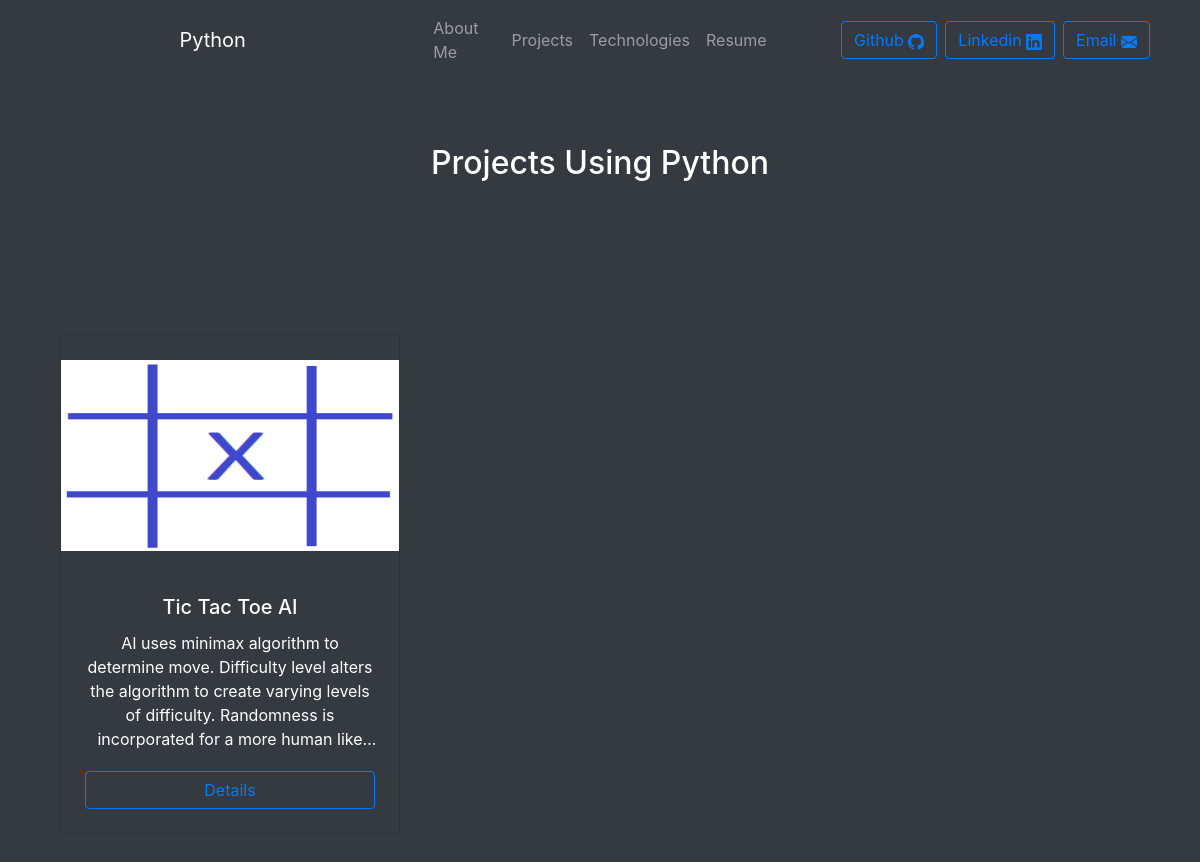
Page /1 on the earlier database version.
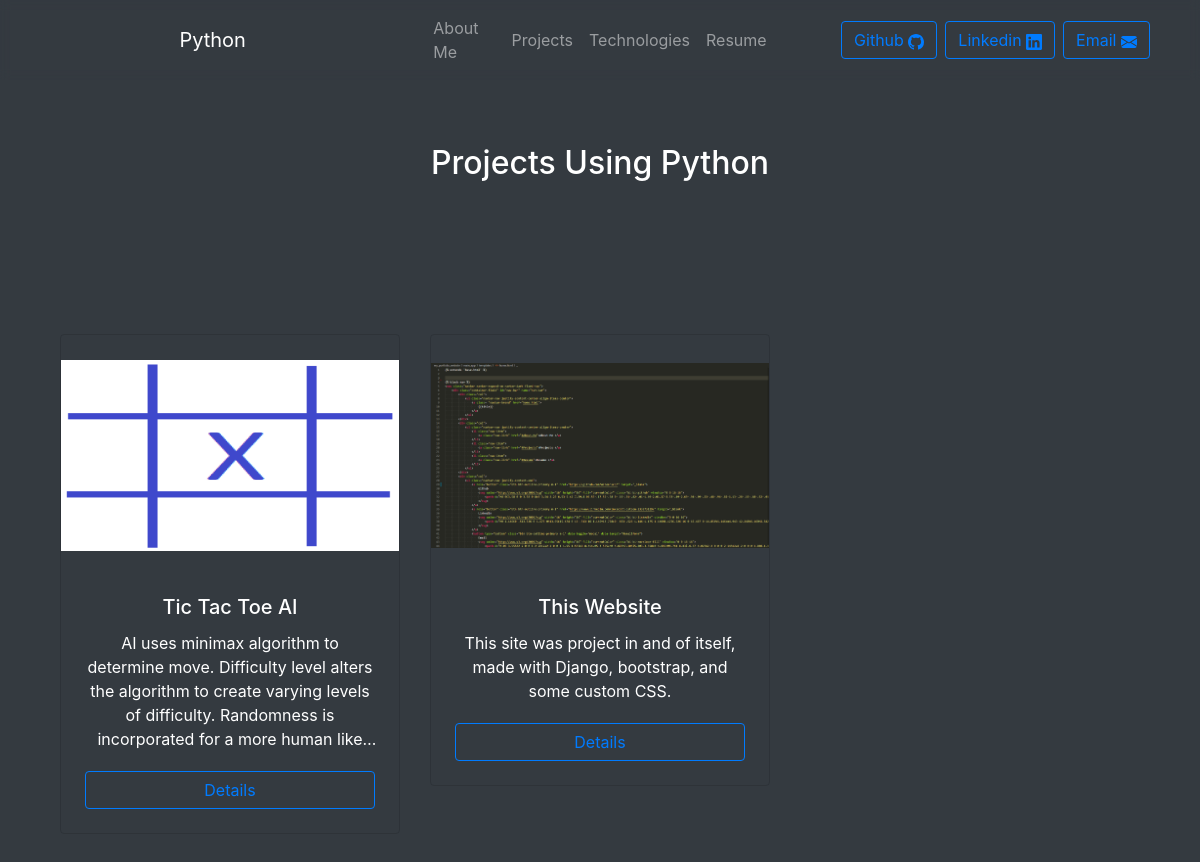
Same page on the later database version.
### main_app/models.py (models this page shows, shortened)
class Technology(models.Model):
    name = models.CharField(max_length=100)
    relevance = models.IntegerField()
    icon = models.ImageField()

class Project(models.Model):
    name = models.CharField(max_length=100)
    html = models.TextField()#text here will populate in html template, provides the detailed project description
    relevance = models.IntegerField()
    short_desc = models.CharField(max_length=280)
    repo = models.CharField(max_length=100)
    technologies = models.ManyToManyField(Technology)
    picture = models.ImageField()

### main_app/views.py (the view)
# urls.py: path("<int:id>", views.tech_page, name="tech_page"),
def tech_page(response, id):
    tech = Technology.objects.get(id=id)
    projects = Project.objects.order_by('relevance')
    title = tech.name
    return render(response, 'basetech.html', {'title': title, 'tech': tech, 'projects': projects})

### main_app/templates/basetech.html (shortened to what this page needs)
{% extends 'base.html' %}
{% load static %}
{% block page_content %}
<div class="container py-5">
    <h2 class="text-center py-5" id="header">Projects Using {{title}}</h2>
</div>
<div class="container py-5">
    <div class="row">
        {% for project in projects %}
            {% if tech in project.technologies.all %}
                <div class="col-sm-12 col-lg-4 mb-4">
                    <div class="card text-center bg-transparent text-white mb-3">
                        <img class="card-img-top" src="{% static project.picture %}">
                        <div class="card-body d-flex flex-column">
                            <h5 class="card-title">{{ project.name }}</h5>
                            <p class="card-text" style="overflow: hidden; text-overflow: ellipsis; display: -webkit-box; -webkit-line-clamp: 5; -webkit-box-orient: vertical;">{{ project.short_desc }}</p>
                            <a href="{% url 'proj_page' project.name %}" class="btn btn-outline-primary m-1" style="margin: 0px 60px">
                                Details
                            </a>
                        </div>
                    </div>
                </div>
            {% endif %}
        {% endfor %}
    </div>
</div>
{% endblock %}

### main_app/templates/base.html (shortened to what this page needs)
<!DOCTYPE html>
<html lang="en">
<head>
    <link rel="stylesheet" href="https://stackpath.bootstrapcdn.com/bootstrap/4.3.1/css/bootstrap.min.css"
>
</head>
<body>
    <div class="container-fluid bg-dark">
    <nav class="navbar navbar-expand-sm navbar-dark fixed-top">
        <div class="container-fluid" id="nav-bar" name="nav-bar">
            <div class="col">
                <ul class="navbar-nav justify-content-center align-items-center">
                    <a class= "navbar-brand" href="#top">
                        {{title}}
                    </a>
                </ul>
            </div>
            <div class="col">
                <ul class="navbar-nav justify-content-center align-items-center">
                    {% block nav %}
                        <li class="nav-item">
                            <a class="nav-link" href="home.html#About-Me">About Me </a>
                        </li>
                        <li class="nav-item">
                            <a class="nav-link" href="home.html#Projects">Projects </a>
                        </li>
                        <li class="nav-item">
                            <a class="nav-link" href="home.html#Technologies">Technologies </a>
                        </li>
                        <li class="nav-item">
                            <a class="nav-link" href="home.html#Resume">Resume </a>
                        </li>
                    {% endblock %}
                </ul>
            </div>
            <div class="col">
                <ul class="navbar-nav justify-content-end">
                    <a role="button" class="btn btn-outline-primary m-1" href="https://github.com/osteensco/" target="_blank">
                        Github
                    </a>
                    <a role="button" class="btn btn-outline-primary m-1" href="https://www.linkedin.com/in/scott-osteen-233973129/" target="_blank">
                        Linkedin
                    </a>
                    <button type="button" class="btn btn-outline-primary m-1" data-toggle="modal" data-target="#emailform">
                        Email
                    </button>
                </ul>
            </div>
        </div>
    </nav>
    <div class="container pt-5 text-white" id="pagecontent", name="pagecontent">
        {% block page_content %}
        {% endblock %}
    </div>
    </div>
</body>
</html>

### main_app/templates/base.html (style rules this page uses)
.navbar { -webkit-backdrop-filter: blur(5px); backdrop-filter: blur(5px); }
.card-img-top { width: 100%; height: 30vh; object-fit: contain; }

Differences in the rows shown:
added Project: picture (picture), name "This Website", short_desc "This site was project in and of itself, made with Django, bootstrap, and some custom CSS."
